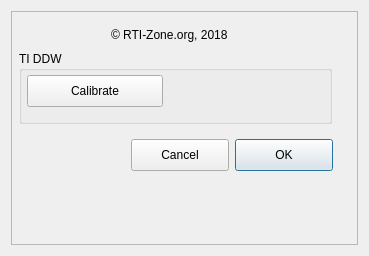
<?xml version="1.0" encoding="UTF-8"?>
<ui version="4.0">
 <class>X2Dome</class>
 <widget class="QDialog" name="X2Dome">
  <property name="geometry">
   <rect>
    <x>0</x>
    <y>0</y>
    <width>369</width>
    <height>256</height>
   </rect>
  </property>
  <property name="minimumSize">
   <size>
    <width>344</width>
    <height>256</height>
   </size>
  </property>
  <property name="maximumSize">
   <size>
    <width>9999</width>
    <height>9999</height>
   </size>
  </property>
  <property name="windowTitle">
   <string>Rigel rotation drive unit settings</string>
  </property>
  <layout class="QVBoxLayout" name="verticalLayout_5">
   <item>
    <widget class="X2Form" name="X2Form">
     <property name="minimumSize">
      <size>
       <width>0</width>
       <height>0</height>
      </size>
     </property>
     <property name="maximumSize">
      <size>
       <width>1024</width>
       <height>768</height>
      </size>
     </property>
     <property name="frameShape">
      <enum>QFrame::StyledPanel</enum>
     </property>
     <property name="frameShadow">
      <enum>QFrame::Raised</enum>
     </property>
     <property name="SerialPortName" stdset="0">
      <string/>
     </property>
     <widget class="QGroupBox" name="MaxDomeIIParams">
      <property name="geometry">
       <rect>
        <x>8</x>
        <y>40</y>
        <width>313</width>
        <height>73</height>
       </rect>
      </property>
      <property name="title">
       <string>TI DDW</string>
      </property>
      <widget class="QPushButton" name="pushButton">
       <property name="geometry">
        <rect>
         <x>8</x>
         <y>24</y>
         <width>136</width>
         <height>32</height>
        </rect>
       </property>
       <property name="text">
        <string>Calibrate</string>
       </property>
      </widget>
     </widget>
     <widget class="QPushButton" name="pushButtonOK">
      <property name="geometry">
       <rect>
        <x>224</x>
        <y>128</y>
        <width>98</width>
        <height>32</height>
       </rect>
      </property>
      <property name="text">
       <string>OK</string>
      </property>
      <property name="default">
       <bool>true</bool>
      </property>
     </widget>
     <widget class="QPushButton" name="pushButtonCancel">
      <property name="geometry">
       <rect>
        <x>120</x>
        <y>128</y>
        <width>98</width>
        <height>32</height>
       </rect>
      </property>
      <property name="text">
       <string>Cancel</string>
      </property>
     </widget>
     <widget class="QLabel" name="label_4">
      <property name="geometry">
       <rect>
        <x>100</x>
        <y>16</y>
        <width>129</width>
        <height>16</height>
       </rect>
      </property>
      <property name="text">
       <string>© RTI-Zone.org, 2018</string>
      </property>
     </widget>
    </widget>
   </item>
  </layout>
 </widget>
 <customwidgets>
  <customwidget>
   <class>X2Form</class>
   <extends>QFrame</extends>
   <header>x2form.h</header>
   <container>1</container>
  </customwidget>
 </customwidgets>
 <resources/>
 <connections/>
 <designerdata>
  <property name="gridDeltaX">
   <number>8</number>
  </property>
  <property name="gridDeltaY">
   <number>8</number>
  </property>
  <property name="gridSnapX">
   <bool>true</bool>
  </property>
  <property name="gridSnapY">
   <bool>true</bool>
  </property>
  <property name="gridVisible">
   <bool>true</bool>
  </property>
 </designerdata>
</ui>
